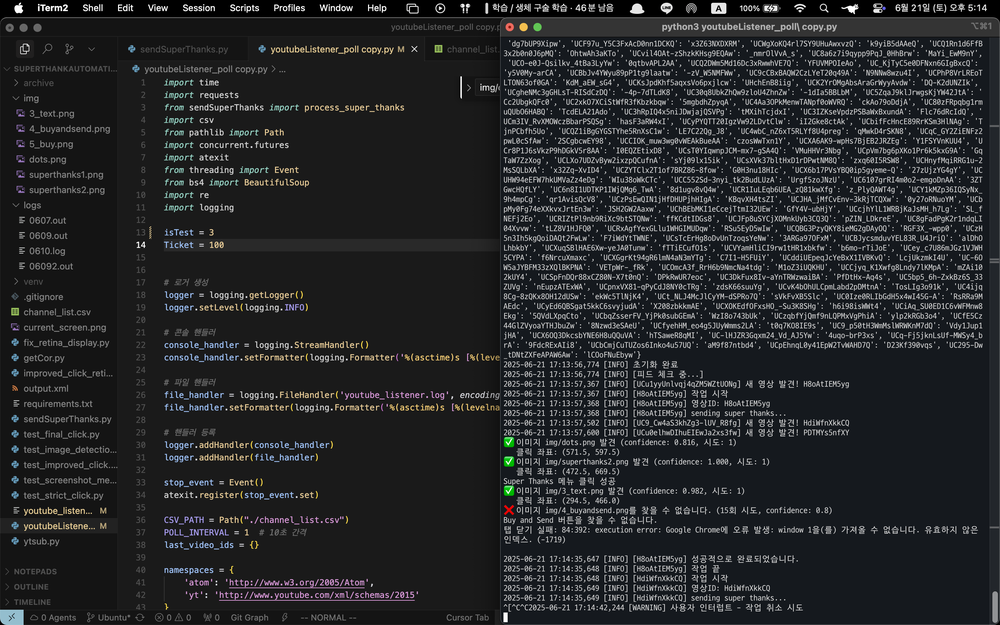
#> input picture temp_screen.png, 1000 x 625 px, shrunk from 2880 x 1800 before the run
$ python test_strict_click.py
#> lines starting #> are read from the running program, lines starting #| are printed output that depends on the picture
import pyautogui
import time
import random
import subprocess
import cv2
import numpy as np
from PIL import Image
import os

# sendSuperThanks.py에서 가져온 함수들
DELAYS = {
    'short': (0.5, 1.0),      # 짧은 딜레이
    'medium': (1.0, 2.0),     # 중간 딜레이
    'long': (2.0, 3.0),       # 긴 딜레이
    'ui_update': (1.0, 1.5),  # UI 업데이트 대기
    'click': (0.1, 0.3),      # 클릭 후 대기
    'type': (0.05, 0.1),      # 타이핑 간격
}

def smart_delay(delay_type='medium', multiplier=1.0):
    """스마트 딜레이 함수 - 랜덤한 딜레이로 봇 탐지 방지"""
    if delay_type in DELAYS:
        min_delay, max_delay = DELAYS[delay_type]
        delay_time = random.uniform(min_delay, max_delay) * multiplier
        time.sleep(delay_time)
        return delay_time
    else:
        time.sleep(1.0)
        return 1.0

def click_button(x, y, wait_time):
    """특정 위치로 이동하여 클릭하는 함수"""
    print(f"   클릭 실행: ({x:.1f}, {y:.1f})")
    # 실제 클릭은 하지 않고 테스트만
    # pyautogui.click(x, y)
    time.sleep(wait_time)

def click_with_img_strict(img_path, max_attempts=2, min_confidence=0.6):
    """엄격한 confidence로 이미지 찾기 함수"""
#> called with img_path = 'img/dots.png', max_attempts = 2, min_confidence = 0.5
    # 해상도 스케일 계산 (한 번만)
    def get_display_scale():
        pyautogui_size = pyautogui.size()
        subprocess.run(["screencapture", "-x", "temp_scale_check.png"], capture_output=True)
#> (this line was passed over: subprocess is not available in this run)
        if os.path.exists("temp_scale_check.png"):
            real_img = Image.open("temp_scale_check.png")
            scale_x = real_img.size[0] / pyautogui_size[0]
            scale_y = real_img.size[1] / pyautogui_size[1]
            os.remove("temp_scale_check.png")
            return scale_x, scale_y
        return 2.0, 2.0  # Retina 기본값

    scale_x, scale_y = get_display_scale()
    print(f"   해상도 스케일: x={scale_x:.2f}, y={scale_y:.2f}")

    # 더 엄격한 confidence 레벨들 (높은 정확도만 사용)
    confidence_levels = [0.9, 0.8, 0.7, 0.6]

    best_match = None
    best_confidence = 0.0
    best_coords = None

    for attempt in range(max_attempts):
        try:
            # macOS screencapture로 고해상도 스크린샷
            subprocess.run(["screencapture", "-x", "temp_screen.png"], capture_output=True)
#> (this line was passed over: subprocess is not available in this run)
            if not os.path.exists("temp_screen.png"):
                continue

            screen_img = Image.open("temp_screen.png")
#> screen_img is the input picture: PIL image 1000x625 RGBA; mean R, G, B, A 38.3, 39.9, 41.9, 255
            screen_np = cv2.cvtColor(np.array(screen_img), cv2.COLOR_RGB2BGR)
            target_img = cv2.imread(img_path)
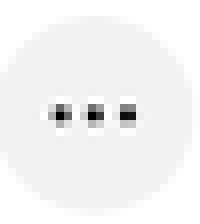
#> input picture img/dots.png, 25 x 28 px, shrunk from 72 x 82 before the run (shown 8 times larger)
#> target_img is the input picture: shape (28, 25, 3); min 0, max 255, mean 243

            if target_img is None:
                print(f"타겟 이미지 {img_path} 로드 실패")
                os.remove("temp_screen.png")
                return False

            # 템플릿 매칭
            result = cv2.matchTemplate(screen_np, target_img, cv2.TM_CCOEFF_NORMED)
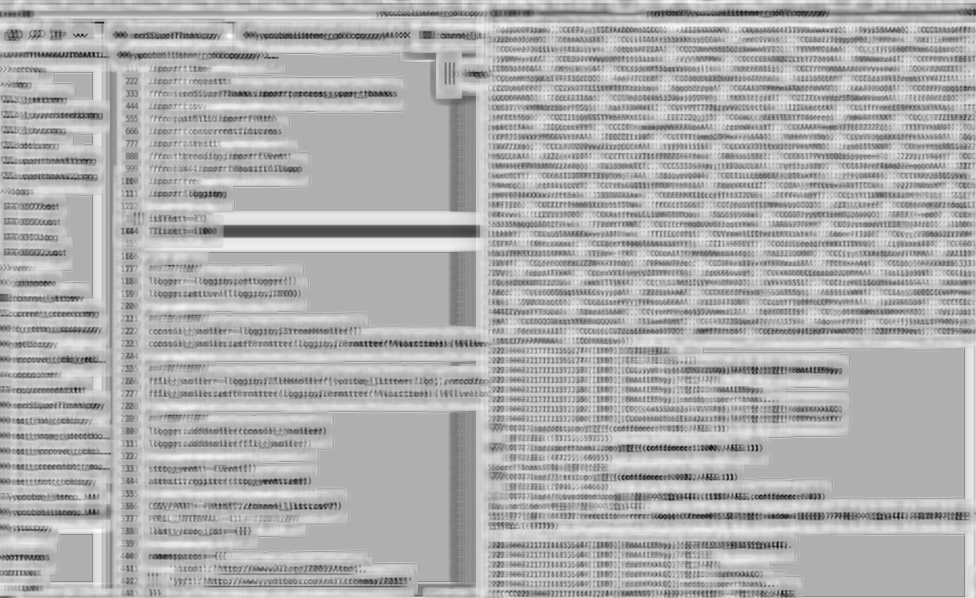
#> result: shape (598, 976) float32; min -0.477, max 0.214, mean 0.00172; drawn with min black and max white
            min_val, max_val, min_loc, max_loc = cv2.minMaxLoc(result)
#> min_val = -0.477; max_val = 0.214; min_loc = (86, 358); max_loc = (228, 36)

            print(f"   최대 매칭 값: {max_val:.3f} (임계값: {min_confidence})")
#|    최대 매칭 값: 0.214 (임계값: 0.5)

            if max_val > best_confidence:
                best_confidence = max_val
#> best_confidence = 0.214
                if max_val >= min_confidence:
                    # PyAutoGUI 좌표계로 변환 (중심점 계산)
                    click_x = max_loc[0] / scale_x + target_img.shape[1] / (2 * scale_x)
                    click_y = max_loc[1] / scale_y + target_img.shape[0] / (2 * scale_y)
                    best_coords = (click_x, click_y)

            os.remove("temp_screen.png")

        except Exception as e:
            print(f"시도 {attempt + 1} 실패: {e}")
            if os.path.exists("temp_screen.png"):
                os.remove("temp_screen.png")

        if attempt < max_attempts - 1:
            time.sleep(0.2)

    if best_confidence >= min_confidence and best_coords:
        print(f"✅ 이미지 {img_path} 발견 (confidence: {best_confidence:.3f})")
        print(f"   클릭 좌표: ({best_coords[0]:.1f}, {best_coords[1]:.1f})")
        click_button(best_coords[0], best_coords[1], smart_delay('click'))
        return True
    else:
        print(f"❌ 이미지 {img_path} 찾기 실패 (최고 신뢰도: {best_confidence:.3f}, 필요: {min_confidence})")
#| ❌ 이미지 img/dots.png 찾기 실패 (최고 신뢰도: 0.214, 필요: 0.5)
        return False

def test_strict_click():
    """엄격한 confidence로 테스트 - dots만 인식되어야 함"""
    print("=== 엄격한 confidence 테스트 (dots만 인식되어야 함) ===")

    # 화면 크기 확인
    screen_size = pyautogui.size()
    print(f"PyAutoGUI 인식 해상도: {screen_size}")

    # 이미지 파일들 테스트 - dots는 낮은 임계값, 나머지는 높은 임계값
    test_cases = [
        ('dots.png', 0.5),           # dots는 0.5 이상이면 인식
        ('superthanks2.png', 0.7),   # 나머지는 0.7 이상이어야 인식
        ('3_text.png', 0.7),
        ('4_buyandsend.png', 0.7),
        ('5_buy.png', 0.7)
    ]

    for img_file, min_conf in test_cases:
        img_path = f"img/{img_file}"
        print(f"\n--- {img_file} 테스트 (최소 신뢰도: {min_conf}) ---")

        result = click_with_img_strict(img_path, max_attempts=2, min_confidence=min_conf)

        if result:
            print(f"✅ {img_file} 성공!")
        else:
            print(f"❌ {img_file} 실패 (예상된 결과일 수 있음)")

        print("-" * 50)

if __name__ == "__main__":
#> (the run stopped early here; a loop or call above may not have finished)
